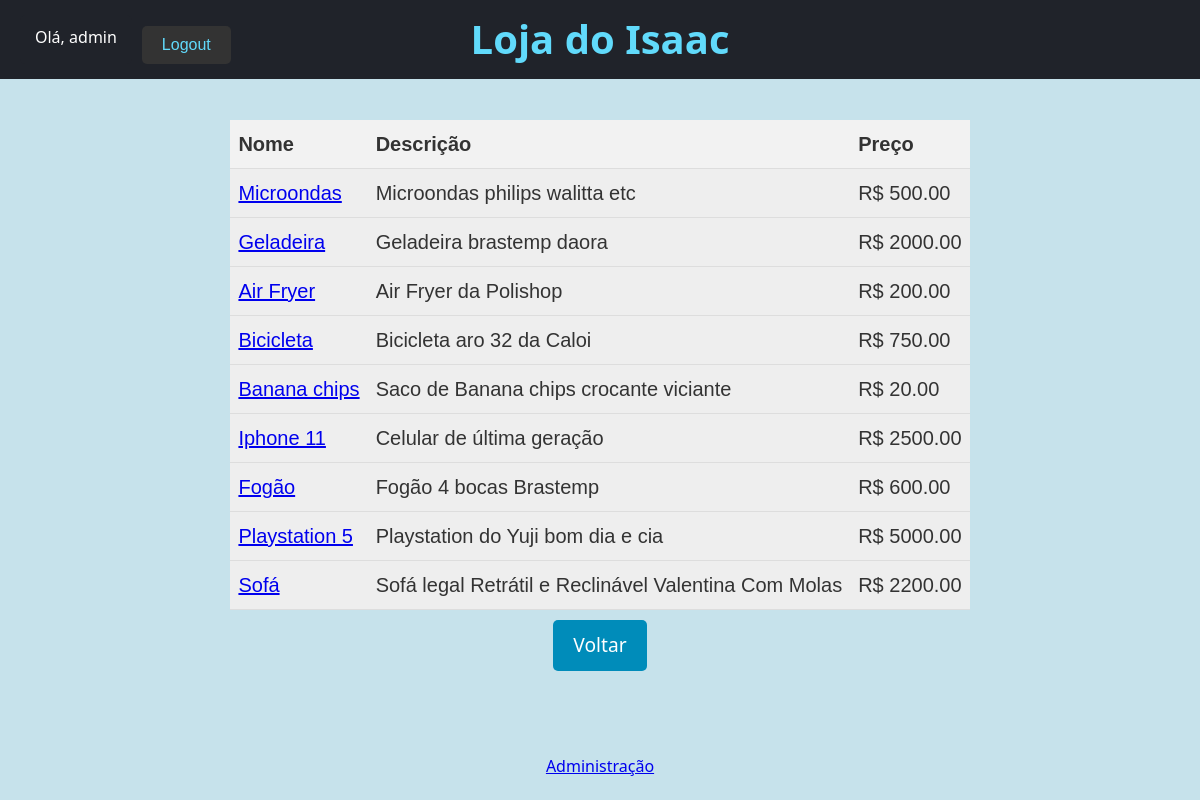
The app's page /items/ (signed in) with its own data.
### myapp/models.py (models this page shows, shortened)
class Item(models.Model):
    nome = models.CharField(max_length=100)
    descricao = models.TextField()
    preco = models.DecimalField(max_digits=6, decimal_places=2, default = 0)
    imagem = models.ImageField(upload_to='item_images/', null=True)  # As imagens serão salvas na pasta 'item_images'

### myapp/views.py (the view)
# urls.py: path('items/', views.items, name='items'), #precisa do / no final
def items(request):
    items = Item.objects.all()
    return render(request, 'myapp/items.html', {'items': items})

### myapp/templates/myapp/items.html (shortened to what this page needs)
{% extends 'myapp/base.html' %}
{% load static %}
{% block stylesheet %}
{{ block.super }}
<link rel="stylesheet" href="{% static 'myapp/css/items.css' %}">
{% endblock %}
{% block content %}
<table>
    <tr>
        <th>Nome</th>
        <th>Descrição</th>
        <th>Preço</th>
    </tr>
    {% for item in items %}
    <tr>
        <td><a href="{% url 'item_detail' pk=item.pk %}">{{ item.nome }}</a></td>
        <td>{{ item.descricao }}</td>
        <td>R$ {{ item.preco }}</td>
    </tr>
    {% endfor %}
</table>
<a class="catalog-link" href="{% url 'home' %}">Voltar</a>
{% endblock %}

### myapp/templates/myapp/base.html (shortened to what this page needs)
{% load static %}
<!DOCTYPE html>
<html lang="en">
<head>
    {% block stylesheet %}
    <link rel="stylesheet" href="{% static 'myapp/css/base.css' %}">
    {% endblock %}
</head>
<body>
    <div class="content">
        <header class="main-header">
            <div class="title-container">
                <h1>Loja do Isaac</h1>
            </div>
            <nav class="user-nav">
                {% if user.is_authenticated %}
                    <span>Olá, {{ user.username }}</span>
                    <form style="margin-top: 5%;" action="{% url 'logout' %}" method="post">
                        <button type="submit" class="logout_button">Logout</button>
                    </form>
                {% else %}
                    <a href="{% url 'cadastro' %}">Cadastro</a>
                    <a href="{% url 'login' %}">Login</a>
                {% endif %}
            </nav>
        </header>
        {% block content %}{% endblock %}
    </div>
    <footer>
        {% if user.is_authenticated and user.is_staff %}
            <p><a href="{% url 'admin:index' %}">Administração</a></p>
        {% endif %}
    </footer>
</body>
</html>

### myapp/static/myapp/css/base.css (style rules this page uses)
* { margin: 0; padding: 0; box-sizing: border-box; }
body { font-family: 'Segoe UI', Tahoma, Geneva, Verdana, sans-serif; line-height: 1.6; background-color: #f4f4f4; color: #333; margin: 0; padding-top: 60px; }
.main-header { background-color: #20232a; color: #61dafb; padding: 15px 20px; position: fixed; top: 0; left: 0; right: 0; z-index: 1000; display: flex; justify-content: space-between; align-items: center; }
.main-header .title-container { position: absolute; left: 50%; transform: translateX(-50%); }
.main-header h1 { font-size: 2.5em; color: #61dafb; }
.user-nav { display: flex; gap: 10px; }
.user-nav span { color: rgb(255,255,255); text-decoration: none; padding: 10px 15px; background-color: #20232a; border-radius: 5px; }
button { background-color: #333; color: #61dafb; border: none; padding: 10px 20px; border-radius: 5px; cursor: pointer; }
.logout_button { background-color: #333; color: #61dafb; border: none; padding: 10px 20px; border-radius: 5px; cursor: pointer; }
html, body { height: 100%; margin: 0; display: flex; flex-direction: column; }
.content { flex: 1 0 auto; }
footer { flex-shrink: 0; text-align: center; padding: 20px; color: #fff; position: relative; }
footer p { margin: 0; }

### myapp/static/myapp/css/items.css (style rules this page uses)
body { height: 100%; margin-top: 5%; display: flex; flex-direction: column; justify-content: center; align-items: center; background-color: #c6e2eb; }
h1 { text-align: center; }
.catalog-link { display: block; width: max-content; margin: 10px auto 20px; padding: 10px 20px; background-color: #008CBA; color: white; text-align: center; border-radius: 5px; text-decoration: none; font-size: 1.2em; transition: background-color 0.3s; }
p { font-size: 16px; color: #666; margin-bottom: 24px; }
button { padding: 10px 20px; font-size: 16px; cursor: pointer; }
table { width: auto; margin-left: auto; margin-right: auto; border-collapse: collapse; font-family: Arial, sans-serif; background-color: #eee; }
th, td { padding: 8px; text-align: left; border-bottom: 1px solid #ddd; font-size: 20px; }
th { background-color: #f2f2f2; color: #333; }
td:first-child, th:first-child { border-left: none; }
td:last-child, th:last-child { border-right: none; }

### records on screen
Item: nome "Microondas", descricao "Microondas philips walitta etc", preco "500.00"
Item: nome "Geladeira", descricao "Geladeira brastemp daora", preco "2000.00"
Item: nome "Air Fryer", descricao "Air Fryer da Polishop", preco "200.00"
Item: nome "Bicicleta", descricao "Bicicleta aro 32 da Caloi", preco "750.00"
Item: nome "Banana chips", descricao "Saco de Banana chips crocante viciante", preco "20.00"
Item: nome "Iphone 11", descricao "Celular de última geração", preco "2500.00"
Item: nome "Fogão", descricao "Fogão 4 bocas Brastemp", preco "600.00"
Item: nome "Playstation 5", descricao "Playstation do Yuji bom dia e cia", preco "5000.00"
Item: nome "Sofá", descricao "Sofá legal Retrátil e Reclinável Valentina Com Molas", preco "2200.00"

### other values on screen
{{ user.username }} "admin"
